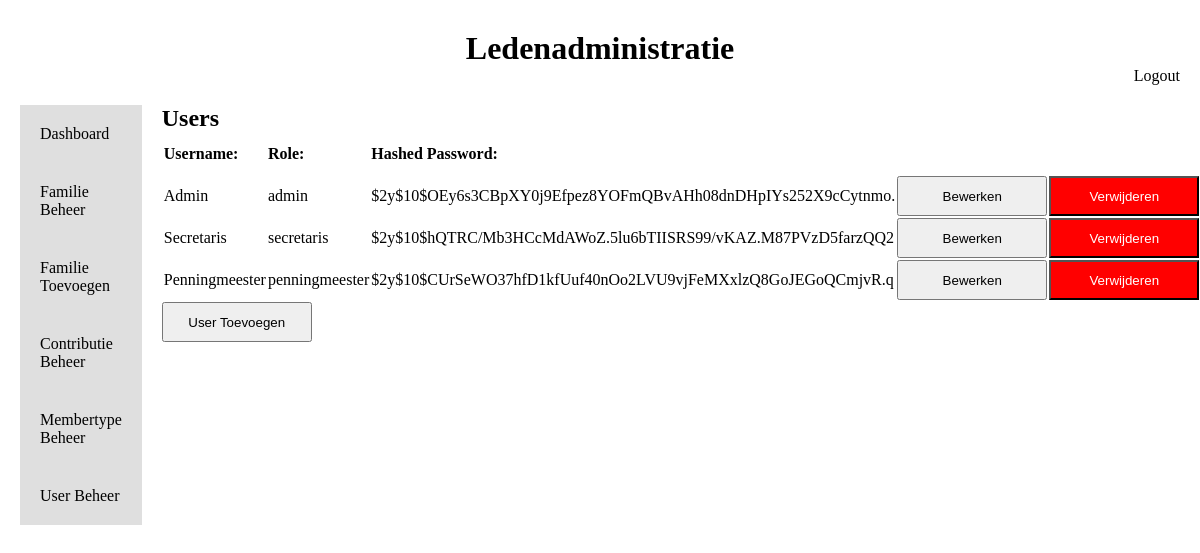
The app's page /Views/User/index.php (signed in) with its own data.
### tables this page shows
CREATE TABLE IF NOT EXISTS LoginUsers (
    UserId  int AUTO_INCREMENT PRIMARY KEY,                          
    Username varchar(100),
    Role varchar(100),
    Password varchar(100)
);

### Models/User.php (called while the page is built, shortened)
<?php
    class User {
        private static function getConnection() {
            return new PDO('mysql:host=localhost;dbname=Memberadministration;charset=utf8', 'root', '');
        }
        public static function getAllUsers(){
            $db = self::getConnection();
            $req = $db->prepare('SELECT * FROM LoginUsers');
            $req->execute();
            return $req->fetchAll(PDO::FETCH_ASSOC);
        }
    }
?>

### Views/User/index.php (the view, shortened to what this page needs)
<!DOCTYPE html>
<html lang="en">
<head>
    <link rel="stylesheet" href="../../Css/style.css">
</head>
<body>
    <div class="title">
        <h1>Ledenadministratie</h1>
    </div>
    <div class="title_right">
        <a href="../index.php">Logout <?php session_abort(); ?></a>
    </div>
    <div class="body_container">
        <div class="body_side">
            <a href="../Dashboard.php">Dashboard</a>
            <?php
                if ($_SESSION['Role'] == 'admin' || $_SESSION['Role'] == 'secretaris'){
                    echo '<a href="../Families/index.php">Familie Beheer</a>';
                    echo '<a href="../Families/create.php">Familie Toevoegen</a>';
                }
                if ($_SESSION['Role'] == 'admin' || $_SESSION['Role'] == 'penningmeester'){
                    echo '<a href="../Contribution/index.php">Contributie Beheer</a>';
                    echo '<a href="../Membertype/index.php">Membertype Beheer</a>';
                }
                if ($_SESSION['Role'] == 'admin'){
                    echo '<a href="index.php">User Beheer</a>';
                }
            ?>
        </div>
        <div class="body_main">
            <div class="body_main_title">
                <h2>Users</h2>
            </div>
            <div class="body_main_Users">
                <?php
                    require_once '../../Models/User.php';
                    $users = User::getAllUsers();
                    echo "<table>";
                        echo "<tr>";
                            echo "<th>Username:</th>";
                            echo "<th>Role:</th>";
                            echo "<th>Hashed Password:</th>";
                        echo "</tr>";
                        foreach ($users as $user){
                            echo "<tr>";
                                echo "<td>". $user['Username']."</th>";
                                echo "<td>". $user['Role']."</th>";
                                echo "<td>". $user['Password']."</th>";
                                echo "<td><a href='edit.php?UserId=" . $user['UserId'] . "'><button>Bewerken</button></a></td>";
                                echo "<td><a href='delete.php?UserId=" . $user['UserId'] . "'><button class='delete'>Verwijderen</button></a></td>";
                            echo "</tr>";
                        }
                    echo "</table>";
                ?>
                <a href="create.php"><Button>User Toevoegen</Button></a>
            </div>
        </div>
    </div>
</body>
</html>

### Css/style.css (style rules this page uses)
* { margin: 0px; padding: 0px; }
.title { display: flex; flex-direction: column; justify-content: center; align-items: center; margin-top: 30px; }
.title_right { display: flex; flex-direction: row; justify-content: end; margin-right: 20px; }
.title_right a { color: black; text-decoration: none; }
.body_container { display: flex; flex-direction: row; margin: 20px; }
.body_side a { color: black; text-decoration: none; padding: 20px; background-color: rgb(223, 223, 223); }
.body_container .body_side { display: flex; flex-direction: column; }
.body_main { margin: 0px 20px; }
.body_main_contribution td, th { width: 150px; height: 40px; text-align: start; }
.body_main_Users td, th { width: 150px; height: 40px; text-align: start; }
.body_main_Users button { width: 150px; height: 40px; text-align: center; }
.delete { background-color: red; color: White; }

### records on screen
loginusers: Username "Admin", Role "admin", Password "$2y$10$OEy6s3CBpXY0j9Efpez8YOFmQBvAHh08dnDHpIYs252X9cCytnmo."
loginusers: Username "Secretaris", Role "secretaris", Password "$2y$10$hQTRC/Mb3HCcMdAWoZ.5lu6bTIISRS99/vKAZ.M87PVzD5farzQQ2"
loginusers: Username "Penningmeester", Role "penningmeester", Password "$2y$10$CUrSeWO37hfD1kfUuf40nOo2LVU9vjFeMXxlzQ8GoJEGoQCmjvR.q"
